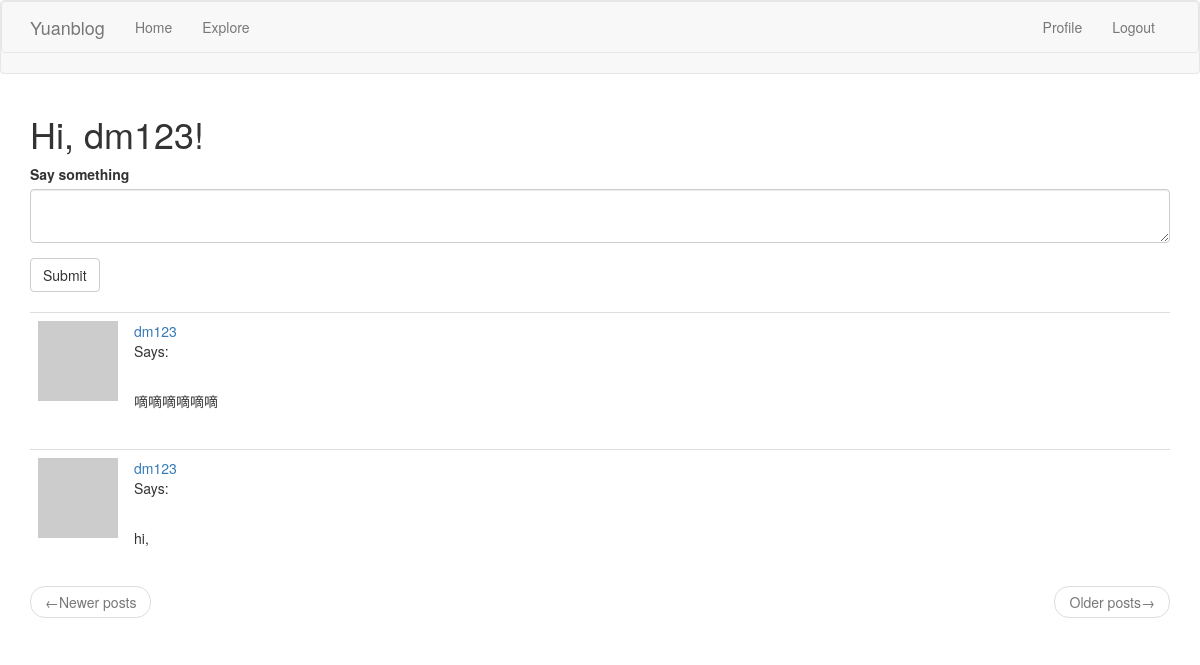
The page /index (signed in) on the database as committed earlier.
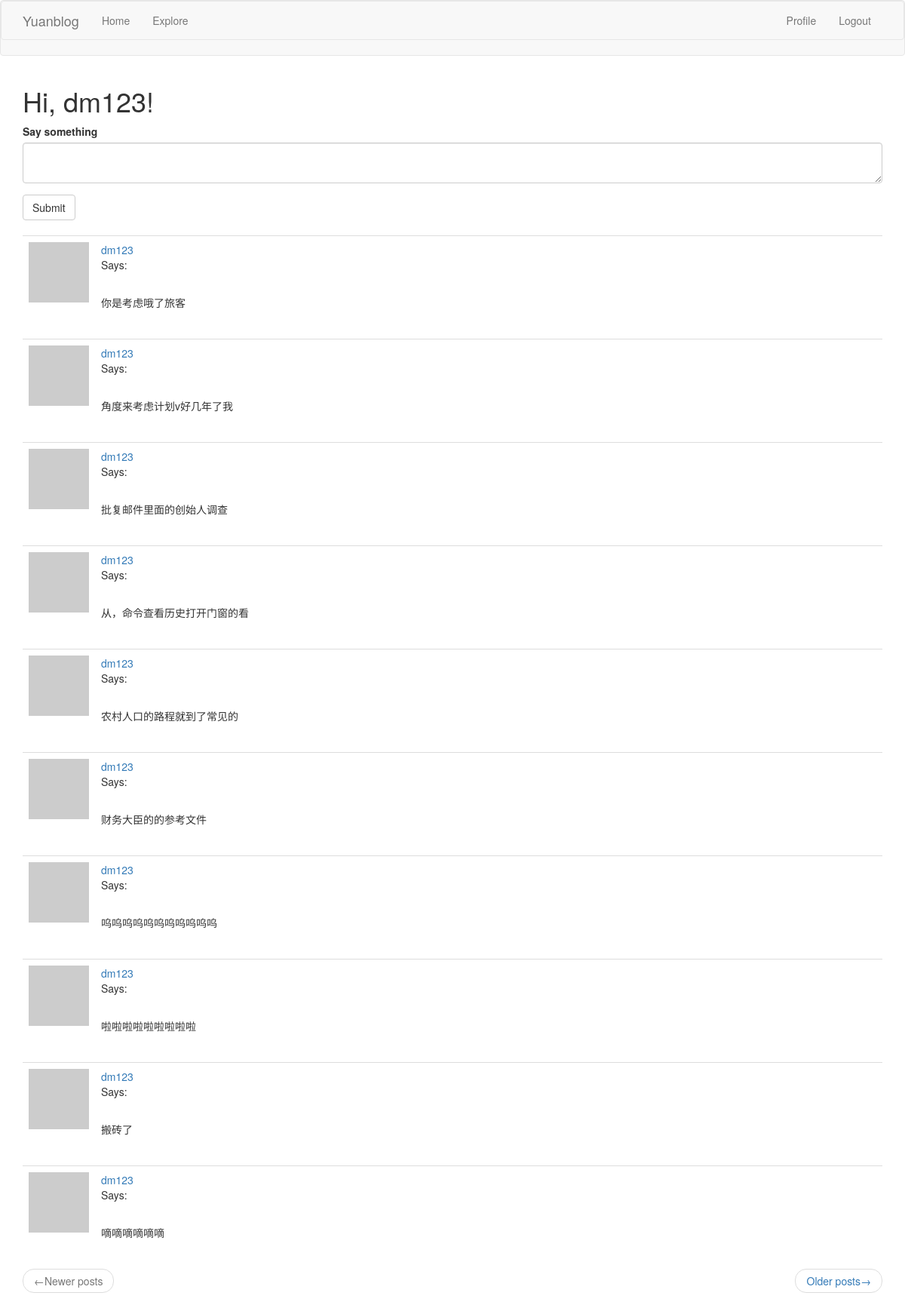
The same page on the database as committed later.
### app/models.py (models this page shows, shortened)
class User(UserMixin, db.Model):
    id = db.Column(db.Integer, primary_key=True)
    username = db.Column(db.String(64), index=True, unique=True)
    email = db.Column(db.String(128), index=True, unique=True)
    password_hash = db.Column(db.String(128))
    posts = db.relationship('Post', backref='author', lazy='dynamic')
    about_me = db.Column(db.String(140))
    last_date = db.Column(db.DateTime, default=datetime.utcnow)
    followed = db.relationship(
        'User', secondary=followers,
        primaryjoin=(followers.c.follower_id == id),
        secondaryjoin=(followers.c.followed_id == id),
        backref=db.backref('followers', lazy='dynamic'), lazy='dynamic')
    def avatar(self, size):
        digest = hashlib.md5(self.email.lower().encode('utf-8')).hexdigest()
        return 'https://www.gravatar.com/avatar/{}?d=identicon&s={}'.format(digest, size)
    def followed_posts(self):
        followed = Post.query.join(
            followers, (followers.c.followed_id == Post.user_id)).filter(
            followers.c.follower_id == self.id)
        own = Post.query.filter_by(user_id=self.id)
        return followed.union(own).order_by(Post.timestamp.desc())
    @login.user_loader
    def load_user(id):
        return User.query.get(int(id))

class Post(db.Model):
    id = db.Column(db.Integer, primary_key=True)
    body = db.Column(db.String(140))
    timestamp = db.Column(db.DateTime, index=True, default=datetime.utcnow)
    user_id = db.Column(db.Integer, db.ForeignKey('user.id'))

### app/routes.py (the view)
@app.route('/', methods=['GET', 'POST'])
@app.route('/index', methods=['GET', 'POST'])
@login_required
def index():
    form = PostForm()
    if form.validate_on_submit():
        post = Post(body=form.post.data, author=current_user)
        db.session.add(post)
        db.session.commit()
        flash('Your post is now live!')
        return redirect(url_for('index'))
    page = request.args.get('page', 1, type=int)
    posts = current_user.followed_posts().paginate(page, app.config['POSTS_PER_PAGE'], False)
    next_url = url_for('index', page=posts.next_num) \
        if posts.has_next else None
    prev_url = url_for('index', page=posts.prev_num) \
        if posts.has_prev else None
    return render_template('index.html', title='Home', form=form,
                           posts=posts.items, next_url=next_url,
                           prev_url=prev_url)

### app/forms.py
class PostForm(FlaskForm):
    post = TextAreaField('Say something', validators=[DataRequired()])
    submit = SubmitField('Submit')

### app/routes.py (called while the page is built)
@app.before_request
def before_request():
    if current_user.is_authenticated:
        current_user.last_date = datetime.utcnow()
        db.session.commit()

### app/templates/index.html
{% extends "base.html" %}
{% import 'bootstrap/wtf.html' as wtf %}
{% block app_content %}
    <h1>Hi, {{ current_user.username }}!</h1>
    {% if form %}
    {{ wtf.quick_form(form) }}
        <br>
    {% endif %}
    {% for post in posts %}
        {% include '_post.html' %}
    {% endfor %}
    <nav aria-label="...">
        <ul class="pager">
            <li class="previous{% if not prev_url %} disabled{% endif %}">
                <a href="{{ prev_url or '#'}}">
                    <span aria-hidden="true">&larr;</span>Newer posts
                </a>
            </li>
            <li class="next{% if not next_url %} disabled{% endif %}">
                <a href="{{ next_url or '#' }}">
                    Older posts<span aria-hidden="true">&rarr;</span>
                </a>
            </li>
        </ul>
    </nav>
{% endblock %}

### app/templates/base.html (shortened to what this page needs)
{% extends 'bootstrap/base.html' %}
{% block navbar %}
<nav class="navbar navbar-default">
 <nav class="navbar navbar-default">
        <div class="container">
            <div class="navbar-header">
                <a class="navbar-brand" href="{{ url_for('index') }}">Yuanblog</a>
            </div>
            <div class="collapse navbar-collapse" id="bs-example-navbar-collapse-1">
                <ul class="nav navbar-nav">
                    <li><a href="{{ url_for('index') }}">Home</a></li>
                    <li><a href="{{ url_for('explore') }}">Explore</a></li>
                </ul>
                <ul class="nav navbar-nav navbar-right">
                    {% if current_user.is_anonymous %}
                        <li><a href="{{ url_for('login') }}">Login</a></li>
                    {% else %}
                        <li><a href="{{ url_for('user', username=current_user.username) }}">Profile</a></li>
                        <li><a href="{{ url_for('logout') }}">Logout</a></li>
                    {% endif %}
                </ul>
            </div>
        </div>
    </nav>
</nav>
{% endblock %}
{%  block content %}
    <div class="container">
    {% block app_content %}
    {% endblock %}
    </div>
{% endblock %}

### app/templates/_post.html
<table class="table table-hover">
    <tr>
        <td width="70px">
            <a href="{{ url_for('user', username=post.author.username) }}">
                <img src="{{ post.author.avatar(70) }}">
            </a>
        </td>
        <td>
            <a href="{{ url_for('user', username=post.author.username) }}">
                    {{ post.author.username }}
                </a>
                <p>Says:</p><br>
            <p>{{ post.body }}</p>
        </td>
    </tr>
</table>

Rows that differ between the two databases and show on the page:
no longer on this page (row unchanged): Post: author.username "dm123", body "hi,"
added Post: author.username "dm123", body "你是考虑哦了旅客"
added Post: author.username "dm123", body "角度来考虑计划v好几年了我"
added Post: author.username "dm123", body "批复邮件里面的创始人调查"
added Post: author.username "dm123", body "从，命令查看历史打开门窗的看"
added Post: author.username "dm123", body "农村人口的路程就到了常见的"
added Post: author.username "dm123", body "财务大臣的的参考文件"
added Post: author.username "dm123", body "呜呜呜呜呜呜呜呜呜呜呜"
added Post: author.username "dm123", body "啦啦啦啦啦啦啦啦啦"
added Post: author.username "dm123", body "搬砖了"
